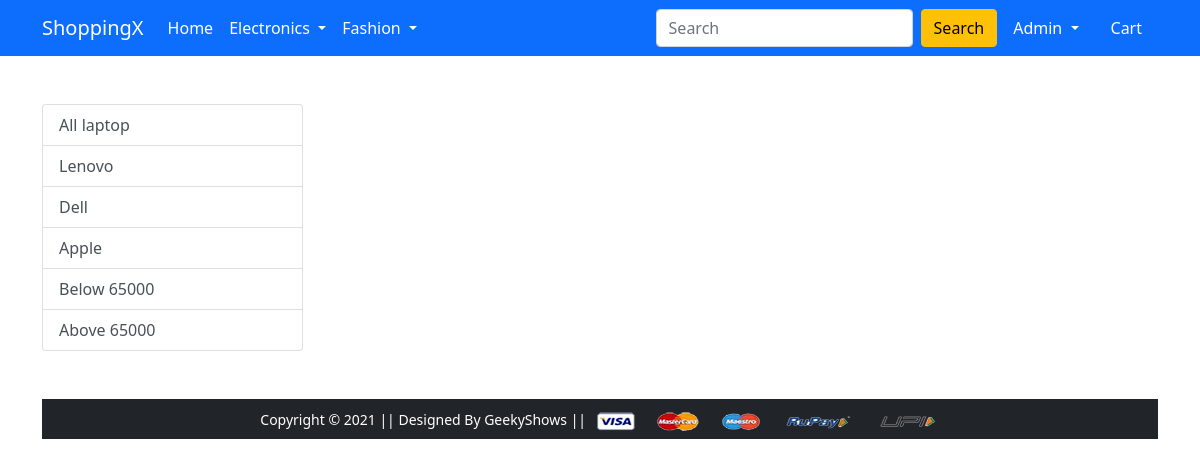
The app's page /laptop/Apple (signed in), older data.
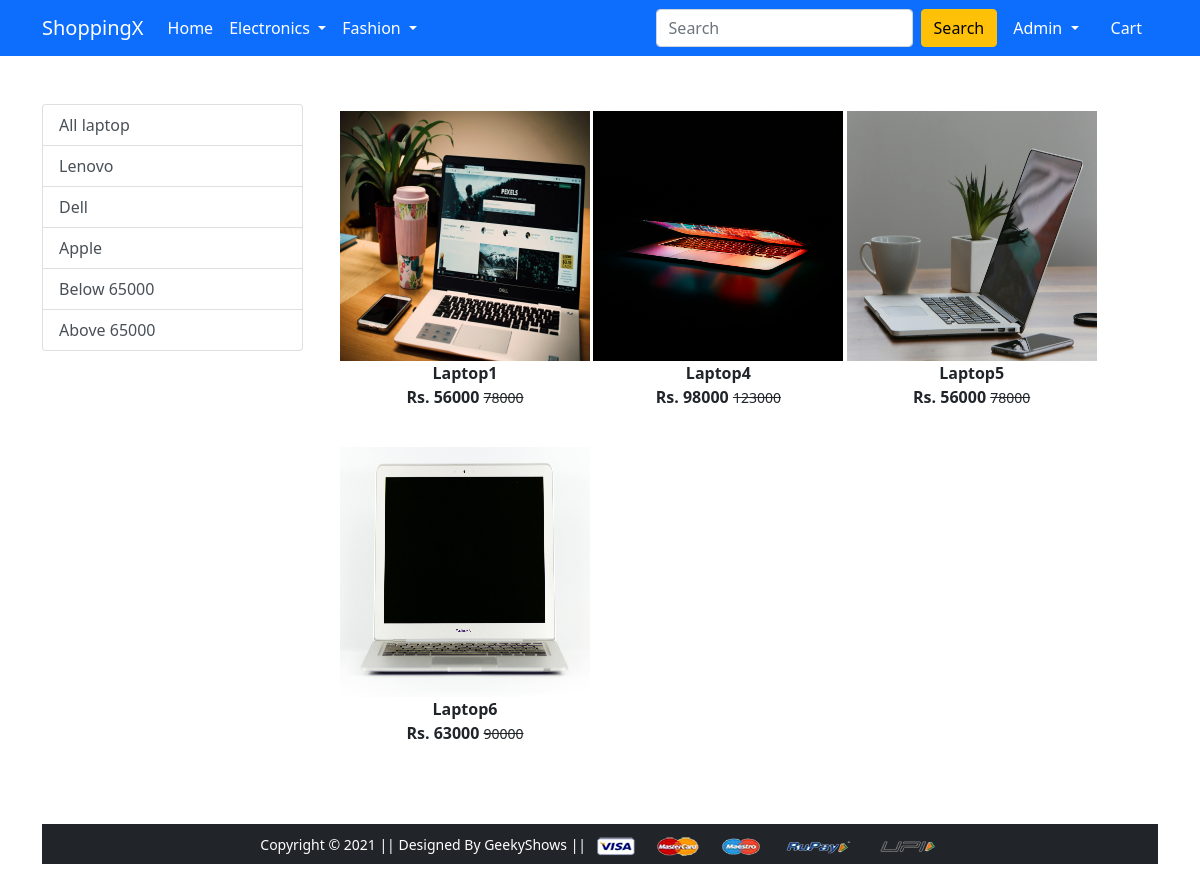
The same page, newer data.
### app/models.py (models this page shows, shortened)
class product(models.Model):
    Title = models.CharField( max_length=50)
    Selling_price = models.IntegerField()
    Discounted_price = models.IntegerField()
    Description = models.TextField(max_length=50)
    Brand = models.CharField(max_length=50)
    Category = models.CharField(choices = Category_Choices, max_length=2)
    Product_image = models.ImageField( upload_to= 'Productimg')

### app/views.py (the view)
# urls.py: path('laptop/', views.laptop, name='laptop'),
@login_required
def laptop(request, data = None):
   if data == None:
      laptop = product.objects.filter(Category = "L")
   elif data == 'Apple' or data == 'Dell' or data == 'Lenovo':
      laptop = product.objects.filter(Category = 'L').filter(Brand = data)
   elif data == 'below':
      laptop = product.objects.filter(Category = 'L').filter(Discounted_price__lt = 65000)
   elif data == 'above':
      laptop = product.objects.filter(Category = 'L').filter(Discounted_price__gt = 65000)
   return render(request, 'app/laptop.html', {'laptop' : laptop})

### app/templates/app/laptop.html (shortened to what this page needs)
{% extends 'app/base.html' %}
{% load static %}
{% block main-content %}
<div class="container my-5">
    <div class="row">
     <div class="col-sm-3">
      <div class="list-group">
        <a href="{% url 'laptop' }" class="list-group-item list-group-item-action" aria-current="true">All laptop</a>
        <a href="{% url 'laptopdata' 'Lenovo'  %}" class="list-group-item list-group-item-action" aria-current="true" width: 45px>Lenovo</a>
        <a href="{% url 'laptopdata' 'Dell'  %}" class="list-group-item list-group-item-action">Dell</a>
        <a href="{% url 'laptopdata' 'Apple'  %}" class="list-group-item list-group-item-action">Apple</a>
        <a href="{% url 'laptopdata' 'below'  %}" class="list-group-item list-group-item-action">Below 65000</a>
        <a href="{% url 'laptopdata' 'above'  %}" class="list-group-item list-group-item-action">Above 65000</a>
      </div>
     </div>
  <div class="col-sm-8">
    <div class="row">
     {% for product in laptop %}
      <div class="col-sm-4 text-center mb-4">
       <a href="{% url 'product-detail' product.id %}" class="btn">
        <div class="item">
         <img src="{{product.Product_image.url}}" alt="" height="250" width = '250'class="">
         <div class="fw-bold">{{product.Title}}</div>
         <div class="fw-bold">Rs. {{product.Discounted_price}} <small class="fw-light text-decoration-line-through">{{product.Selling_price}}</small></div>
        </div>
       </a>
      </div>
     {% endfor %}
    </div>
  </div>
</div>
{% endblock main-content %}

### app/templates/app/base.html (shortened to what this page needs)
<!doctype html>
{% load static %}
<html lang="en">
  <head>
    <link href="https://cdn.jsdelivr.net/npm/bootstrap@5.0.0-beta1/dist/css/bootstrap.min.css" rel="stylesheet">
    <link rel="stylesheet" href="{% static 'app/css/owl.carousel.min.css' %}">
    <link rel="stylesheet" href="{% static 'app/css/all.min.css' %}">
    <link rel="stylesheet" href="{% static 'app/css/style.css' %}">
  </head>
  <body>
    <nav class="navbar navbar-expand-lg navbar-dark bg-primary">
     <div class="container">
       <a class="navbar-brand" href="/">ShoppingX</a>
       <div class="collapse navbar-collapse" id="navbarSupportedContent">
         <ul class="navbar-nav me-auto mb-2 mb-lg-0">
           <li class="nav-item">
             <a class="nav-link active" aria-current="page" href="/">Home</a>
           </li>
           <li class="nav-item dropdown">
             <a class="nav-link dropdown-toggle text-white" href="#" id="electronicsDropdown" role="button" data-bs-toggle="dropdown" aria-expanded="false">
               Electronics
             </a>
           </li>
           <li class="nav-item dropdown">
             <a class="nav-link dropdown-toggle text-white" href="#" id="fashionDropdown" role="button" data-bs-toggle="dropdown" aria-expanded="false">
               Fashion
             </a>
           </li>
         </ul>
         <form class="d-flex" action = '{% url "search" %}' method = "GET">
           <input class="form-control me-2" name = 'q' type="search" placeholder="Search" aria-label="Search">
           <button class="btn btn-warning" type="submit">Search</button>
         </form>
         <div>
          <ul class="navbar-nav me-auto mb-2 mb-lg-0">
            {% if request.user.is_authenticated  %}
           <li class="nav-item dropdown mx-2">
              <a class="nav-link dropdown-toggle text-white" href="#" id="profileDropdown" role="button" data-bs-toggle="dropdown" aria-expanded="false">
                <span class="text-capitalize">{{request.user}}</span>
              </a>
            </li>
            <li class="nav-item mx-2">
             <a href="{% url 'showcart' %}" class="nav-link text-white"> Cart </a>
            </li>
            {% endif %}
          </ul>
         </div>
       </div>
     </div>
    </nav>
    {% block main-content %} {% endblock main-content %}
    <footer class="container-fluid bg-dark text-center p-2 mt-5">
        <small class="text-white">Copyright &copy; 2021 || Designed By GeekyShows || </small>
        <img src="{% static 'app/images/payment.png' %}" alt="" srcset="" class="img-fluid" height="2px">
    </footer>
  </body>
</html>

Row changes from the older to the newer data that the page shows:
added product: Product_image (picture), Title "Laptop1", Discounted_price "56000", Selling_price "78000"
added product: Product_image (picture), Title "Laptop4", Discounted_price "98000", Selling_price "123000"
added product: Product_image (picture), Title "Laptop5", Discounted_price "56000", Selling_price "78000"
added product: Product_image (picture), Title "Laptop6", Discounted_price "63000", Selling_price "90000"
